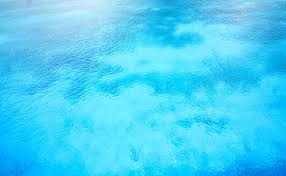
%> input picture Week 5/images/blue4.jpg, 286 x 176 px; its folder holds 5 pictures in this run
$ octave lab5_3.m   (GNU Octave 9; MATLAB toolbox functions it lacks are replaced by stand-ins)
%> lines starting %> are read from the running program, lines starting %| are printed output that depends on the picture
clc
clear all
close all
tic;
D = './images';
S = dir(fullfile(D,'*.jpg')); % pattern to match filenames.

% Loading query image and converting to gray scale
query_image = imread('images/blue4.jpg');
%> query_image is the input picture: size 176x286x3 uint8; mean R, G, B 72.7, 208.8, 245.4

% Extracting colour planes of query image
q_red = single(query_image(:,:,1));
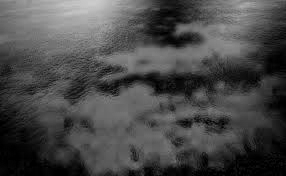
%> q_red: size 176x286 single; min 0, max 204, mean 72.7
q_green = single(query_image(:,:,2));
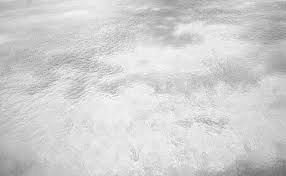
%> q_green: size 176x286 single; min 109, max 255, mean 208.8
q_blue = single(query_image(:,:,3));
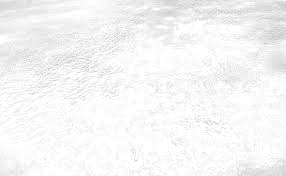
%> q_blue: size 176x286 single; min 194, max 255, mean 245.4

Q_Row={'Query'};
%Extracting Horizontal and Vertical count of Red Plane
[hc vc] = acg(q_red,[1 3]);
%> in acg, `img = imquantize(img, levels);`: img: size 176x286 double; every value is 1
%> after the loop in acg, `for r = 1:Y`: horizontal_count = 256 rows, first 12: [0 0; 50050 49478; 0 0; 0 0; 0 0; 0 0; 0 0; 0 0; 0 0; 0 0; 0 0; 0 0]; vertical_count = 256 rows, first 12: [0 0; 50160 49808; 0 0; 0 0; 0 0; 0 0; 0 0; 0 0; 0 0; 0 0; 0 0; 0 0]
%> hc has the same summary as horizontal_count in acg; vc has the same summary as vertical_count in acg
for i = 1:256
    Q_Row{end+1} = hc(i,1);
end
%> after the loop, Q_Row = 257 items
for i = 1:256
    Q_Row{end+1} = vc(i,1);
end
%> after the loop, Q_Row = 513 items
for i = 1:256
    Q_Row{end+1} = hc(i,2);
end
%> after the loop, Q_Row = 769 items
for i = 1:256
    Q_Row{end+1} = vc(i,2);
end
%> after the loop, Q_Row = 1025 items
%Extracting Horizontal and Vertical count of Green Plane
[hc vc] = acg(q_green,[1 3]);
for i = 1:256
    Q_Row{end+1} = hc(i,1);
end
%> after the loop, Q_Row = 1281 items
for i = 1:256
    Q_Row{end+1} = vc(i,1);
end
%> after the loop, Q_Row = 1537 items
for i = 1:256
    Q_Row{end+1} = hc(i,2);
end
%> after the loop, Q_Row = 1793 items
for i = 1:256
    Q_Row{end+1} = vc(i,2);
end
%> after the loop, Q_Row = 2049 items
%Extracting Horizontal and Vertical count of Blue Plane
[hc vc] = acg(q_green,[1 3]);
for i = 1:256
    Q_Row{end+1} = hc(i,1);
end
%> after the loop, Q_Row = 2305 items
for i = 1:256
    Q_Row{end+1} = vc(i,1);
end
%> after the loop, Q_Row = 2561 items
for i = 1:256
    Q_Row{end+1} = hc(i,2);
end
%> after the loop, Q_Row = 2817 items
for i = 1:256
    Q_Row{end+1} = vc(i,2);
end
%> after the loop, Q_Row = 3073 items
%Creating array with Column Names for Excel Sheet
CNames = {'file_name'};
for i = 1:256
    CNames{end+1} = sprintf('Red-H-1-%d,%d', i-1, i-1);
end
for i = 1:256
    CNames{end+1} = sprintf('Red-V-1-%d,%d', i-1, i-1);
end
for i = 1:256
    CNames{end+1} = sprintf('Red-H-2-%d,%d', i-1, i-1);
end
for i = 1:256
    CNames{end+1} = sprintf('Red-V-2-%d,%d', i-1, i-1);
end
for i = 1:256
    CNames{end+1} = sprintf('Green-H-1-%d,%d', i-1, i-1);
end
for i = 1:256
    CNames{end+1} = sprintf('Green-V-1-%d,%d', i-1, i-1);
end
for i = 1:256
    CNames{end+1} = sprintf('Green-H-2-%d,%d', i-1, i-1);
end
for i = 1:256
    CNames{end+1} = sprintf('Green-V-2-%d,%d', i-1, i-1);
end
for i = 1:256
    CNames{end+1} = sprintf('Blue-H-1-%d,%d', i-1, i-1);
end
for i = 1:256
    CNames{end+1} = sprintf('Blue-V-1-%d,%d', i-1, i-1);
end
for i = 1:256
    CNames{end+1} = sprintf('Blue-H-2-%d,%d', i-1, i-1);
end
for i = 1:256
    CNames{end+1} = sprintf('Blue-V-2-%d,%d', i-1, i-1);
end
CNames{end+1} = 'Chi-Square Distance';
%> the run ends on the next line
info_table = cell2table(cell(0, 3074), 'VariableNames',CNames);
% [93 lines not run here, left out]
function [horizontal_count, vertical_count] = acg(img, distances, levels)
    % Check if levels provided or not
    if nargin == 2
    levels = 256;
    end

    [Y, X] = size(img);
    % Image quantization
    img = imquantize(img, levels);
    % Set variable sizes
    [~, num_of_distances] = size(distances);
    horizontal_count = zeros(levels, num_of_distances);
    vertical_count = zeros(levels, num_of_distances);
    % For each row
    for r = 1:Y
    % For each column
        for c = 1:X
    % For each distance
            for d = 1:num_of_distances
                D = distances(d);
                value = img(r,c); % Get the value
                % Increment the resp. counter, if pixels equivalent
                if(r + D <= Y && img(r + D, c) == value)
                horizontal_count(value+1, d) = horizontal_count(value+1, d) + 1;
                end
                if(c + D <= X && img(r, c + D) == value)
                vertical_count(value+1, d) = vertical_count(value+1, d) + 1;
                end
            end
        end
    end
end
